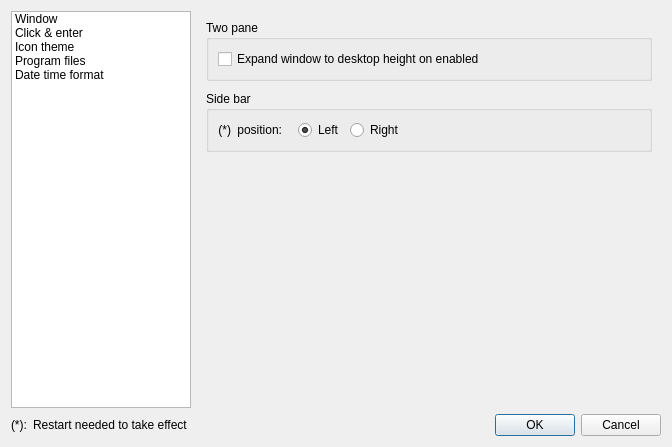
<?xml version="1.0" encoding="UTF-8"?>
<ui version="4.0">
 <class>SettingsDlg</class>
 <widget class="QWidget" name="SettingsDlg">
  <property name="geometry">
   <rect>
    <x>0</x>
    <y>0</y>
    <width>672</width>
    <height>447</height>
   </rect>
  </property>
  <property name="windowTitle">
   <string>Settings</string>
  </property>
  <layout class="QVBoxLayout" name="verticalLayout_2">
   <item>
    <layout class="QHBoxLayout" name="horizontalLayout">
     <item>
      <widget class="QListWidget" name="navList">
       <property name="minimumSize">
        <size>
         <width>180</width>
         <height>0</height>
        </size>
       </property>
       <property name="maximumSize">
        <size>
         <width>180</width>
         <height>16777215</height>
        </size>
       </property>
       <property name="iconSize">
        <size>
         <width>22</width>
         <height>22</height>
        </size>
       </property>
       <property name="spacing">
        <number>2</number>
       </property>
       <property name="currentRow">
        <number>-1</number>
       </property>
       <item>
        <property name="text">
         <string>Window</string>
        </property>
       </item>
       <item>
        <property name="text">
         <string>Click &amp; enter</string>
        </property>
       </item>
       <item>
        <property name="text">
         <string>Icon theme</string>
        </property>
       </item>
       <item>
        <property name="text">
         <string>Program files</string>
        </property>
       </item>
       <item>
        <property name="text">
         <string>Date time format</string>
        </property>
       </item>
      </widget>
     </item>
     <item>
      <widget class="QStackedWidget" name="stack">
       <widget class="QWidget" name="page_window">
        <layout class="QVBoxLayout" name="verticalLayout">
         <item>
          <widget class="QGroupBox" name="groupBox_3">
           <property name="title">
            <string>Two pane</string>
           </property>
           <layout class="QHBoxLayout" name="horizontalLayout_4">
            <item>
             <widget class="QCheckBox" name="chk2paneWinHeight">
              <property name="text">
               <string>Expand window to desktop height on enabled</string>
              </property>
             </widget>
            </item>
           </layout>
          </widget>
         </item>
         <item>
          <spacer name="verticalSpacer_4">
           <property name="orientation">
            <enum>Qt::Vertical</enum>
           </property>
           <property name="sizeType">
            <enum>QSizePolicy::Fixed</enum>
           </property>
           <property name="sizeHint" stdset="0">
            <size>
             <width>20</width>
             <height>4</height>
            </size>
           </property>
          </spacer>
         </item>
         <item>
          <widget class="QGroupBox" name="groupBox_2">
           <property name="font">
            <font>
             <weight>50</weight>
             <bold>false</bold>
            </font>
           </property>
           <property name="title">
            <string>Side bar</string>
           </property>
           <layout class="QHBoxLayout" name="horizontalLayout_3">
            <item>
             <widget class="QLabel" name="label_12">
              <property name="sizePolicy">
               <sizepolicy hsizetype="Preferred" vsizetype="Preferred">
                <horstretch>0</horstretch>
                <verstretch>0</verstretch>
               </sizepolicy>
              </property>
              <property name="text">
               <string notr="true">(*)</string>
              </property>
              <property name="alignment">
               <set>Qt::AlignRight|Qt::AlignTrailing|Qt::AlignVCenter</set>
              </property>
             </widget>
            </item>
            <item>
             <widget class="QLabel" name="label_5">
              <property name="text">
               <string>position:</string>
              </property>
              <property name="alignment">
               <set>Qt::AlignRight|Qt::AlignTrailing|Qt::AlignVCenter</set>
              </property>
             </widget>
            </item>
            <item>
             <spacer name="horizontalSpacer">
              <property name="orientation">
               <enum>Qt::Horizontal</enum>
              </property>
              <property name="sizeType">
               <enum>QSizePolicy::Fixed</enum>
              </property>
              <property name="sizeHint" stdset="0">
               <size>
                <width>10</width>
                <height>20</height>
               </size>
              </property>
             </spacer>
            </item>
            <item>
             <widget class="QRadioButton" name="rbSideLeft">
              <property name="text">
               <string>Left</string>
              </property>
              <property name="checked">
               <bool>true</bool>
              </property>
             </widget>
            </item>
            <item>
             <widget class="QRadioButton" name="rbSideRight">
              <property name="text">
               <string>Right</string>
              </property>
             </widget>
            </item>
            <item>
             <spacer name="horizontalSpacer_3">
              <property name="orientation">
               <enum>Qt::Horizontal</enum>
              </property>
              <property name="sizeHint" stdset="0">
               <size>
                <width>203</width>
                <height>20</height>
               </size>
              </property>
             </spacer>
            </item>
           </layout>
          </widget>
         </item>
         <item>
          <spacer name="verticalSpacer">
           <property name="orientation">
            <enum>Qt::Vertical</enum>
           </property>
           <property name="sizeHint" stdset="0">
            <size>
             <width>20</width>
             <height>229</height>
            </size>
           </property>
          </spacer>
         </item>
        </layout>
       </widget>
       <widget class="QWidget" name="page_click_enter">
        <layout class="QVBoxLayout" name="verticalLayout_4">
         <item>
          <widget class="QGroupBox" name="groupBox">
           <property name="title">
            <string>Enter a folder by</string>
           </property>
           <property name="checkable">
            <bool>false</bool>
           </property>
           <layout class="QGridLayout" name="gridLayout_3">
            <item row="1" column="0">
             <spacer name="horizontalSpacer_2">
              <property name="orientation">
               <enum>Qt::Horizontal</enum>
              </property>
              <property name="sizeType">
               <enum>QSizePolicy::Fixed</enum>
              </property>
              <property name="sizeHint" stdset="0">
               <size>
                <width>14</width>
                <height>20</height>
               </size>
              </property>
             </spacer>
            </item>
            <item row="3" column="0">
             <spacer name="horizontalSpacer_4">
              <property name="orientation">
               <enum>Qt::Horizontal</enum>
              </property>
              <property name="sizeType">
               <enum>QSizePolicy::Fixed</enum>
              </property>
              <property name="sizeHint" stdset="0">
               <size>
                <width>14</width>
                <height>20</height>
               </size>
              </property>
             </spacer>
            </item>
            <item row="4" column="0">
             <spacer name="horizontalSpacer_5">
              <property name="orientation">
               <enum>Qt::Horizontal</enum>
              </property>
              <property name="sizeType">
               <enum>QSizePolicy::Fixed</enum>
              </property>
              <property name="sizeHint" stdset="0">
               <size>
                <width>14</width>
                <height>20</height>
               </size>
              </property>
             </spacer>
            </item>
            <item row="4" column="1">
             <widget class="QLabel" name="label_7">
              <property name="text">
               <string>Hover time</string>
              </property>
              <property name="alignment">
               <set>Qt::AlignRight|Qt::AlignTrailing|Qt::AlignVCenter</set>
              </property>
             </widget>
            </item>
            <item row="4" column="2">
             <widget class="QLineEdit" name="edHoverTime"/>
            </item>
            <item row="7" column="0">
             <spacer name="horizontalSpacer_6">
              <property name="orientation">
               <enum>Qt::Horizontal</enum>
              </property>
              <property name="sizeType">
               <enum>QSizePolicy::Fixed</enum>
              </property>
              <property name="sizeHint" stdset="0">
               <size>
                <width>14</width>
                <height>20</height>
               </size>
              </property>
             </spacer>
            </item>
            <item row="0" column="0" colspan="5">
             <widget class="QRadioButton" name="rbEnterByDblClk">
              <property name="font">
               <font>
                <weight>75</weight>
                <bold>true</bold>
               </font>
              </property>
              <property name="text">
               <string>Double click</string>
              </property>
              <property name="checked">
               <bool>true</bool>
              </property>
             </widget>
            </item>
            <item row="1" column="1" colspan="4">
             <widget class="QLabel" name="label_3">
              <property name="text">
               <string>Click make selection, double click to enter</string>
              </property>
             </widget>
            </item>
            <item row="2" column="0" colspan="5">
             <widget class="QRadioButton" name="rbEnterByMonoClk">
              <property name="font">
               <font>
                <weight>75</weight>
                <bold>true</bold>
               </font>
              </property>
              <property name="text">
               <string>Click</string>
              </property>
              <property name="checked">
               <bool>false</bool>
              </property>
             </widget>
            </item>
            <item row="3" column="1" colspan="4">
             <widget class="QLabel" name="label_14">
              <property name="text">
               <string>Hover make selection, and click to enter</string>
              </property>
             </widget>
            </item>
            <item row="6" column="0" colspan="5">
             <widget class="QRadioButton" name="rbEnterByIconClk">
              <property name="font">
               <font>
                <weight>75</weight>
                <bold>true</bold>
               </font>
              </property>
              <property name="text">
               <string>Clicking icon area</string>
              </property>
             </widget>
            </item>
            <item row="7" column="1" colspan="4">
             <widget class="QLabel" name="label_22">
              <property name="text">
               <string>Click text area make selection, click icon area to enter</string>
              </property>
             </widget>
            </item>
            <item row="4" column="3" colspan="2">
             <widget class="QLabel" name="label_15">
              <property name="text">
               <string>ms</string>
              </property>
             </widget>
            </item>
            <item row="5" column="1" colspan="4">
             <widget class="QCheckBox" name="chkKeyStopHover">
              <property name="text">
               <string>When shift, ctrl or alt key is pressed, stop hover selection</string>
              </property>
             </widget>
            </item>
           </layout>
          </widget>
         </item>
         <item>
          <spacer name="verticalSpacer_3">
           <property name="orientation">
            <enum>Qt::Vertical</enum>
           </property>
           <property name="sizeHint" stdset="0">
            <size>
             <width>20</width>
             <height>125</height>
            </size>
           </property>
          </spacer>
         </item>
        </layout>
       </widget>
       <widget class="QWidget" name="page_iconTheme">
        <layout class="QHBoxLayout" name="horizontalLayout_2">
         <item>
          <widget class="QLabel" name="label">
           <property name="text">
            <string>Icon theme</string>
           </property>
           <property name="alignment">
            <set>Qt::AlignRight|Qt::AlignTrailing|Qt::AlignVCenter</set>
           </property>
          </widget>
         </item>
         <item>
          <widget class="QListWidget" name="iconThemeList"/>
         </item>
         <item>
          <widget class="QGroupBox" name="groupBox_8">
           <property name="title">
            <string>Icon size</string>
           </property>
           <layout class="QVBoxLayout" name="verticalLayout_6">
            <item>
             <widget class="QRadioButton" name="rbIcon16">
              <property name="text">
               <string>16</string>
              </property>
              <property name="checked">
               <bool>true</bool>
              </property>
             </widget>
            </item>
            <item>
             <widget class="QRadioButton" name="rbIcon22">
              <property name="text">
               <string>22</string>
              </property>
             </widget>
            </item>
            <item>
             <spacer name="verticalSpacer_8">
              <property name="orientation">
               <enum>Qt::Vertical</enum>
              </property>
              <property name="sizeHint" stdset="0">
               <size>
                <width>20</width>
                <height>283</height>
               </size>
              </property>
             </spacer>
            </item>
           </layout>
          </widget>
         </item>
        </layout>
       </widget>
       <widget class="QWidget" name="page_programFiles">
        <layout class="QVBoxLayout" name="verticalLayout_3">
         <property name="leftMargin">
          <number>6</number>
         </property>
         <property name="topMargin">
          <number>0</number>
         </property>
         <property name="rightMargin">
          <number>0</number>
         </property>
         <property name="bottomMargin">
          <number>0</number>
         </property>
         <item>
          <widget class="QGroupBox" name="groupBox_7">
           <property name="title">
            <string>Terminal emulator</string>
           </property>
           <layout class="QHBoxLayout" name="horizontalLayout_6">
            <item>
             <widget class="QLineEdit" name="edTerminal"/>
            </item>
           </layout>
          </widget>
         </item>
         <item>
          <spacer name="verticalSpacer_2">
           <property name="orientation">
            <enum>Qt::Vertical</enum>
           </property>
           <property name="sizeHint" stdset="0">
            <size>
             <width>20</width>
             <height>184</height>
            </size>
           </property>
          </spacer>
         </item>
        </layout>
       </widget>
       <widget class="QWidget" name="page_dateTimeFormat">
        <layout class="QVBoxLayout" name="verticalLayout_5">
         <item>
          <widget class="QGroupBox" name="groupBox_6">
           <property name="title">
            <string>File detail view</string>
           </property>
           <layout class="QGridLayout" name="gridLayout_5">
            <item row="0" column="0">
             <widget class="QLabel" name="label_19">
              <property name="text">
               <string>Date format</string>
              </property>
              <property name="alignment">
               <set>Qt::AlignRight|Qt::AlignTrailing|Qt::AlignVCenter</set>
              </property>
             </widget>
            </item>
            <item row="0" column="1">
             <widget class="QLineEdit" name="edFileDateFormat"/>
            </item>
            <item row="0" column="2">
             <widget class="QToolButton" name="toolButton_3">
              <property name="text">
               <string>...</string>
              </property>
             </widget>
            </item>
            <item row="1" column="0">
             <widget class="QLabel" name="label_18">
              <property name="text">
               <string>Time format</string>
              </property>
              <property name="alignment">
               <set>Qt::AlignRight|Qt::AlignTrailing|Qt::AlignVCenter</set>
              </property>
             </widget>
            </item>
            <item row="1" column="1">
             <widget class="QLineEdit" name="edFileTimeFormat"/>
            </item>
            <item row="1" column="2">
             <widget class="QToolButton" name="toolButton_4">
              <property name="text">
               <string>...</string>
              </property>
             </widget>
            </item>
           </layout>
          </widget>
         </item>
         <item>
          <spacer name="verticalSpacer_6">
           <property name="orientation">
            <enum>Qt::Vertical</enum>
           </property>
           <property name="sizeType">
            <enum>QSizePolicy::Fixed</enum>
           </property>
           <property name="sizeHint" stdset="0">
            <size>
             <width>20</width>
             <height>4</height>
            </size>
           </property>
          </spacer>
         </item>
         <item>
          <widget class="QGroupBox" name="groupBox_4">
           <property name="title">
            <string>Status bar</string>
           </property>
           <layout class="QGridLayout" name="gridLayout">
            <item row="0" column="0">
             <widget class="QLabel" name="label_9">
              <property name="text">
               <string>Date format</string>
              </property>
              <property name="alignment">
               <set>Qt::AlignRight|Qt::AlignTrailing|Qt::AlignVCenter</set>
              </property>
             </widget>
            </item>
            <item row="0" column="1">
             <widget class="QLineEdit" name="edStatDateFormat"/>
            </item>
            <item row="0" column="2">
             <widget class="QToolButton" name="toolButton">
              <property name="text">
               <string>...</string>
              </property>
             </widget>
            </item>
            <item row="1" column="0">
             <widget class="QLabel" name="label_11">
              <property name="text">
               <string>Time format</string>
              </property>
              <property name="alignment">
               <set>Qt::AlignRight|Qt::AlignTrailing|Qt::AlignVCenter</set>
              </property>
             </widget>
            </item>
            <item row="1" column="1">
             <widget class="QLineEdit" name="edStatTimeFormat"/>
            </item>
            <item row="1" column="2">
             <widget class="QToolButton" name="toolButton_2">
              <property name="text">
               <string>...</string>
              </property>
             </widget>
            </item>
           </layout>
          </widget>
         </item>
         <item>
          <spacer name="verticalSpacer_7">
           <property name="orientation">
            <enum>Qt::Vertical</enum>
           </property>
           <property name="sizeType">
            <enum>QSizePolicy::Fixed</enum>
           </property>
           <property name="sizeHint" stdset="0">
            <size>
             <width>20</width>
             <height>4</height>
            </size>
           </property>
          </spacer>
         </item>
         <item>
          <widget class="QGroupBox" name="groupBox_5">
           <property name="title">
            <string>Properties dialog</string>
           </property>
           <layout class="QGridLayout" name="gridLayout_4">
            <item row="0" column="0">
             <widget class="QLabel" name="label_21">
              <property name="text">
               <string>Date format</string>
              </property>
              <property name="alignment">
               <set>Qt::AlignRight|Qt::AlignTrailing|Qt::AlignVCenter</set>
              </property>
             </widget>
            </item>
            <item row="0" column="1">
             <widget class="QLineEdit" name="edPropDateFormat"/>
            </item>
            <item row="0" column="2">
             <widget class="QToolButton" name="toolButton_5">
              <property name="text">
               <string>...</string>
              </property>
             </widget>
            </item>
            <item row="1" column="0">
             <widget class="QLabel" name="label_20">
              <property name="text">
               <string>Time format</string>
              </property>
              <property name="alignment">
               <set>Qt::AlignRight|Qt::AlignTrailing|Qt::AlignVCenter</set>
              </property>
             </widget>
            </item>
            <item row="1" column="1">
             <widget class="QLineEdit" name="edPropTimeFormat"/>
            </item>
            <item row="1" column="2">
             <widget class="QToolButton" name="toolButton_6">
              <property name="text">
               <string>...</string>
              </property>
             </widget>
            </item>
           </layout>
          </widget>
         </item>
         <item>
          <spacer name="verticalSpacer_5">
           <property name="orientation">
            <enum>Qt::Vertical</enum>
           </property>
           <property name="sizeHint" stdset="0">
            <size>
             <width>20</width>
             <height>40</height>
            </size>
           </property>
          </spacer>
         </item>
        </layout>
       </widget>
      </widget>
     </item>
    </layout>
   </item>
   <item>
    <layout class="QHBoxLayout" name="horizontalLayout_5">
     <item>
      <widget class="QLabel" name="label_13">
       <property name="text">
        <string notr="true">(*):</string>
       </property>
      </widget>
     </item>
     <item>
      <widget class="QLabel" name="label_8">
       <property name="text">
        <string>Restart needed to take effect</string>
       </property>
      </widget>
     </item>
     <item>
      <widget class="QDialogButtonBox" name="buttonBox">
       <property name="orientation">
        <enum>Qt::Horizontal</enum>
       </property>
       <property name="standardButtons">
        <set>QDialogButtonBox::Cancel|QDialogButtonBox::Ok</set>
       </property>
      </widget>
     </item>
    </layout>
   </item>
  </layout>
 </widget>
 <resources/>
 <connections/>
</ui>
